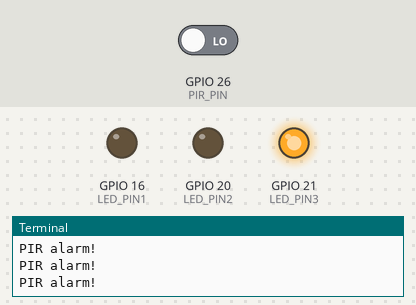
Recording of a program running on a simulated Raspberry Pi (BCM pin numbers). Parts: output pins drawn as LEDs (lit = HIGH), the last lines printed to the terminal. The test bench sets the inputs (shaded band); at power-on: GPIO 26 (PIR_PIN) LOW.

Above: at 1.2 s.
1.3 s: GPIO 26 (PIR_PIN) driven HIGH
At 2.3 s:
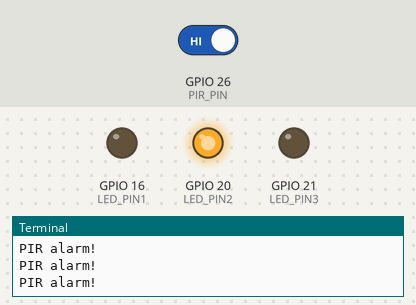
3.0 s: GPIO 26 (PIR_PIN) driven LOW
At 3.4 s:
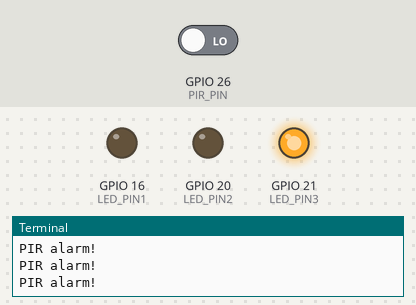
Timing chart, 0 to 6.0 s (numbered marks = the images above; inputs shaded):
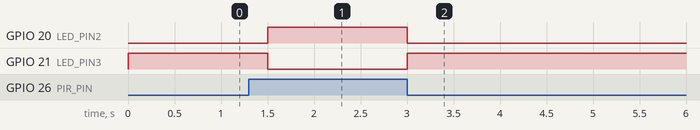

The program:

pir.py
```python
'''
Created on Nov 20, 2014

@author: ph
'''

try:
    import RPi.GPIO as GPIO, time
except RuntimeError:
    print("Error importing RPIO!  This is probably because you need superuser privileges.  You can achieve this by using 'sudo' to run your script")

GPIO.setmode(GPIO.BCM)

PIR_PIN = 26
LED_PIN1=16
LED_PIN2=20
LED_PIN3=21
MOTOR_PIN=12


def setup():
    GPIO.setup(PIR_PIN, GPIO.IN)

    chan_list=[LED_PIN1, LED_PIN2, LED_PIN3]
    GPIO.setup(chan_list, GPIO.OUT, initial=GPIO.LOW)

    #GPIO.setup(MOTOR_PIN, GPIO.OUT, initial=GPIO.LOW)


def cleanup():
    GPIO.cleanup()


def check_alarm():
    while True:
        if GPIO.input(PIR_PIN):
            GPIO.output(LED_PIN3, GPIO.LOW)
            GPIO.output(LED_PIN2, GPIO.HIGH)
            #GPIO.output(MOTOR_PIN, GPIO.HIGH)
            #time.sleep(0.5)
            #GPIO.output(MOTOR_PIN, GPIO.LOW)
        else:
            print "PIR alarm!"
            GPIO.output(LED_PIN2, GPIO.LOW)
            GPIO.output(LED_PIN3, GPIO.HIGH)
        time.sleep(0.5)


if __name__ == '__main__':
    setup()

    check_alarm()


    cleanup()
```

Measured:
- after the input at 1.3 s, GPIO 20 (LED_PIN2): LOW → HIGH after 0.20 s; GPIO 21 (LED_PIN3): HIGH → LOW after 0.20 s
- after the input at 3.0 s, GPIO 20 (LED_PIN2): HIGH → LOW at once; GPIO 21 (LED_PIN3): LOW → HIGH at once
